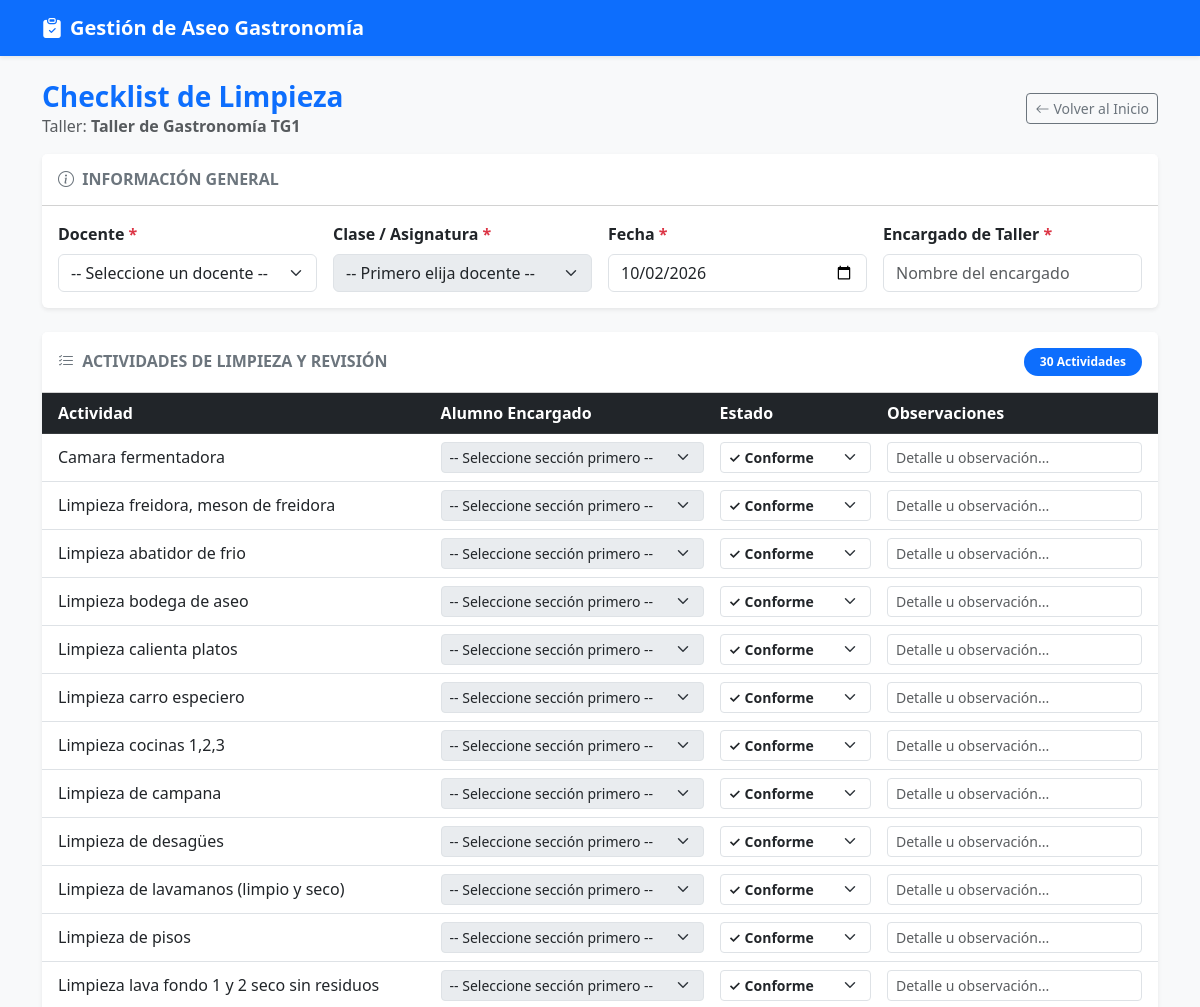
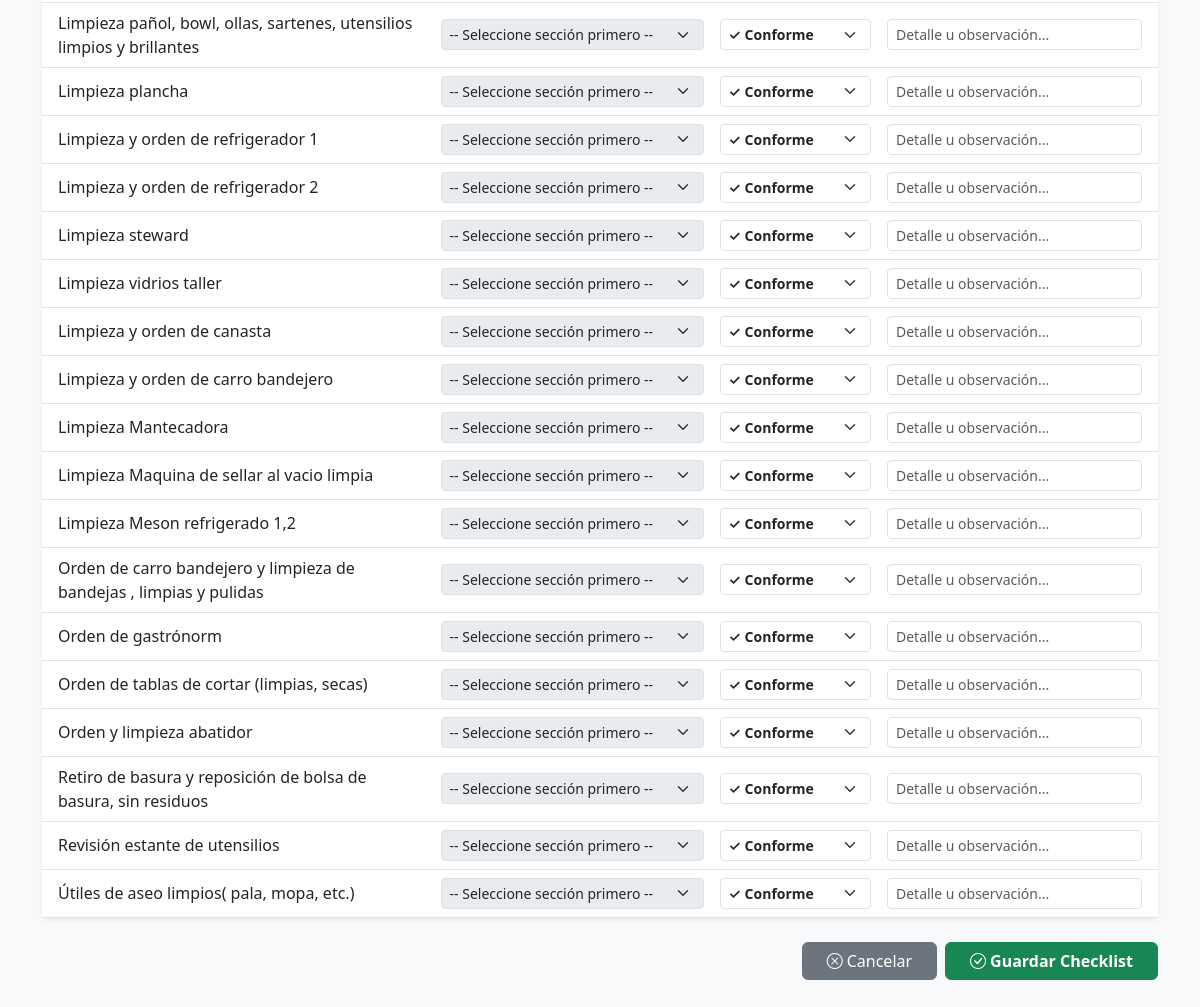
The page /checklist/TG1 on the database its author committed (2 pictures, top to bottom).
### models.py (models this page shows)
class Plantilla(Base):
    __tablename__ = "plantillas"
    id = Column(String, primary_key=True, index=True)
    nombre = Column(String, nullable=False)
    actividades = relationship("Actividad", back_populates="plantilla", cascade="all, delete-orphan")

class Actividad(Base):
    __tablename__ = "actividades"
    id = Column(Integer, primary_key=True, index=True)
    plantilla_id = Column(String, ForeignKey("plantillas.id"), nullable=False)
    descripcion = Column(Text, nullable=False)
    plantilla = relationship("Plantilla", back_populates="actividades")

### main.py (the view)
@app.get("/checklist/{taller_id}", response_class=HTMLResponse, tags=["Vistas Web"])
async def ver_checklist(request: Request, taller_id: str, db: Session = Depends(get_db)):
    plantilla = db.query(models.Plantilla).filter(models.Plantilla.id == taller_id).first()
    if not plantilla:
        return RedirectResponse(url="/", status_code=status.HTTP_303_SEE_OTHER)
    data = {
        "id": plantilla.id,
        "nombre": plantilla.nombre,
        "actividades": [a.descripcion for a in plantilla.actividades]
    }
    fecha_actual = datetime.now().strftime("%Y-%m-%d")
    return templates.TemplateResponse(
        request=request,
        name="checklist_form.html",
        context={
            "taller": data,
            "fecha_actual": fecha_actual
        }
    )

### templates/checklist_form.html (shortened to what this page needs)
<!DOCTYPE html>
<html lang="es">
<head>
    <link href="https://cdn.jsdelivr.net/npm/bootstrap@5.3.0/dist/css/bootstrap.min.css" rel="stylesheet">
    <link href="https://cdn.jsdelivr.net/npm/bootstrap-icons@1.11.1/font/bootstrap-icons.css" rel="stylesheet">
</head>
<body class="bg-light">
    <nav class="navbar navbar-expand-lg navbar-dark bg-primary mb-4 shadow-sm">
        <div class="container">
            <a class="navbar-brand fw-bold" href="/">
                <i class="bi bi-clipboard-check-fill me-2"></i>Gestión de Aseo Gastronomía
            </a>
        </div>
    </nav>
    <div class="container mb-5">
        <div class="d-flex justify-content-between align-items-center mb-3">
            <div>
                <h2 class="h3 mb-0 text-primary fw-bold">
                    Checklist de Limpieza
                </h2>
                <p class="text-muted mb-0">Taller: <strong>{{ taller.nombre }}</strong></p>
            </div>
            <a href="/" class="btn btn-outline-secondary btn-sm">
                <i class="bi bi-arrow-left me-1"></i>Volver al Inicio
            </a>
        </div>
        <form action="/guardar-checklist" method="POST" id="checklistForm">
            <div class="card mb-4 shadow-sm border-0">
                <div class="card-header bg-white py-3">
                    <h5 class="card-title mb-0 text-secondary fs-6 fw-bold">
                        <i class="bi bi-info-circle me-1"></i> INFORMACIÓN GENERAL
                    </h5>
                </div>
                <div class="card-body row g-3">
                    <div class="col-md-3">
                        <label for="select-docente" class="form-label fw-semibold">
                            Docente <span class="text-danger">*</span>
                        </label>
                        <select id="select-docente" name="docente" class="form-select" required aria-label="Seleccionar Docente">
                            <option value="">Cargando docentes...</option>
                        </select>
                    </div>
                    <div class="col-md-3">
                        <label for="select-seccion" class="form-label fw-semibold">
                            Clase / Asignatura <span class="text-danger">*</span>
                        </label>
                        <select id="select-seccion" name="clase" class="form-select" disabled required aria-label="Seleccionar Clase">
                            <option value="">-- Primero elija docente --</option>
                        </select>
                    </div>
                    <div class="col-md-3">
                        <label for="fecha" class="form-label fw-semibold">
                            Fecha <span class="text-danger">*</span>
                        </label>
                        <input type="date" id="fecha" name="fecha" value="{{ fecha_actual }}" class="form-control" required>
                    </div>
                    <div class="col-md-3">
                        <label for="encargado_taller" class="form-label fw-semibold">
                            Encargado de Taller <span class="text-danger">*</span>
                        </label>
                        <input type="text" id="encargado_taller" name="encargado_taller" class="form-control" placeholder="Nombre del encargado" required>
                    </div>
                </div>
            </div>
            <div class="card shadow-sm border-0 mb-4">
                <div class="card-header bg-white py-3 d-flex justify-content-between align-items-center">
                    <h5 class="card-title mb-0 text-secondary fs-6 fw-bold">
                        <i class="bi bi-list-check me-1"></i> ACTIVIDADES DE LIMPIEZA Y REVISIÓN
                    </h5>
                    <span class="badge bg-primary rounded-pill px-3 py-2">{{ taller.actividades|length }} Actividades</span>
                </div>
                <div class="table-responsive p-0">
                    <table class="table table-hover align-middle mb-0">
                        <thead class="table-dark">
                            <tr>
                                <th style="width: 35%;" class="ps-3">Actividad</th>
                                <th style="width: 25%;">Alumno Encargado</th>
                                <th style="width: 15%;">Estado</th>
                                <th style="width: 25%;" class="pe-3">Observaciones</th>
                            </tr>
                        </thead>
                        <tbody>
                            {% for act in taller.actividades %}
                            <tr>
                                <td class="ps-3">
                                    <span class="fw-medium text-dark">{{ act }}</span>
                                </td>
                                <td>
                                    <select name="alumno_{{ loop.index0 }}" class="form-select form-select-sm select-alumno" disabled aria-label="Alumno Encargado">
                                        <option value="">-- Seleccione sección primero --</option>
                                    </select>
                                </td>
                                <td>
                                    <select name="estado_{{ loop.index0 }}" class="form-select form-select-sm fw-semibold">
                                        <option value="CONFORME" class="text-success fw-bold">✓ Conforme</option>
                                    </select>
                                </td>
                                <td class="pe-3">
                                    <input type="text" name="obs_{{ loop.index0 }}" class="form-control form-control-sm" placeholder="Detalle u observación...">
                                </td>
                            </tr>
                            {% endfor %}
                        </tbody>
                    </table>
                </div>
            </div>
            <div class="d-flex justify-content-end gap-2">
                <a href="/" class="btn btn-secondary px-4">
                    <i class="bi bi-x-circle me-1"></i>Cancelar
                </a>
                <button type="submit" id="btnSubmit" class="btn btn-success px-4 fw-semibold">
                    <i class="bi bi-check-circle me-1"></i><span id="btnText">Guardar Checklist</span>
                </button>
            </div>
        </form>
    </div>
</body>
</html>

### rows shown on the page
Plantilla: nombre "Taller de Gastronomía TG1"
Actividad: descripcion "Camara fermentadora"
Actividad: descripcion "Limpieza freidora, meson de freidora"
Actividad: descripcion "Limpieza abatidor de frio"
Actividad: descripcion "Limpieza bodega de aseo"
Actividad: descripcion "Limpieza calienta platos"
Actividad: descripcion "Limpieza carro especiero"
Actividad: descripcion "Limpieza cocinas 1,2,3"
Actividad: descripcion "Limpieza de campana"
Actividad: descripcion "Limpieza de desagües"
Actividad: descripcion "Limpieza de lavamanos (limpio y seco)"
Actividad: descripcion "Limpieza de pisos"
Actividad: descripcion "Limpieza lava fondo 1 y 2 seco sin residuos"
Actividad: descripcion "Limpieza pañol, bowl, ollas, sartenes, utensilios limpios y brillantes"
Actividad: descripcion "Limpieza plancha"
Actividad: descripcion "Limpieza y orden de refrigerador 1"
Actividad: descripcion "Limpieza y orden de refrigerador 2"
Actividad: descripcion "Limpieza steward"
Actividad: descripcion "Limpieza vidrios taller"
Actividad: descripcion "Limpieza y orden de canasta"
Actividad: descripcion "Limpieza y orden de carro bandejero"
Actividad: descripcion "Limpieza Mantecadora"
Actividad: descripcion "Limpieza Maquina de sellar al vacio limpia"
Actividad: descripcion "Limpieza Meson refrigerado 1,2"
Actividad: descripcion "Orden de carro bandejero y limpieza de bandejas , limpias y pulidas"
Actividad: descripcion "Orden de gastrónorm"
Actividad: descripcion "Orden de tablas de cortar (limpias, secas)"
Actividad: descripcion "Orden y limpieza abatidor"
Actividad: descripcion "Retiro de basura y reposición de bolsa de basura, sin residuos"
Actividad: descripcion "Revisión estante de utensilios"
Actividad: descripcion "Útiles de aseo limpios( pala, mopa, etc.)"

### other values the page prints
{{ taller.actividades|length }} "30"
